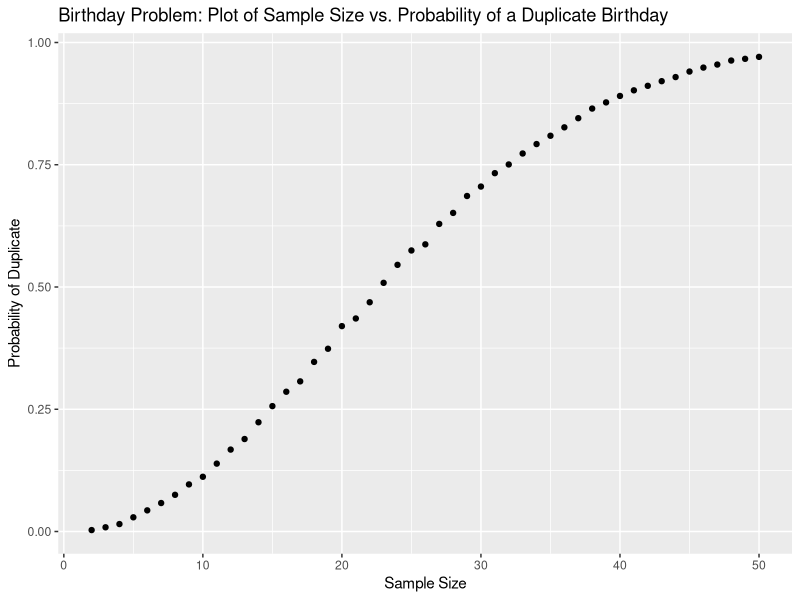

This chart was generated by the following R code: (Note: a time limit stopped this script after it produced the figure.)
## ---- chunk 1
knitr::opts_chunk$set(echo = TRUE)
library(tidyverse)
## ---- chunk 2

bday_sim = function(n) {
  bdays = sample(1:365, size = n, replace = TRUE)
  duplicate = length(unique(bdays)) < n
  return(duplicate)
}

## ---- chunk 3

sim_res =
  expand_grid(
    n = c(2:50),
    iter = 1:10000
  ) %>% 
  mutate(res = map_lgl(n, bday_sim)) %>%
  group_by(n) %>%
  summarize(prob = mean(res))

## ---- chunk 4

sim_res %>%
  ggplot(aes(x = n, y = prob)) + 
  geom_point() + 
  labs(
    title = "Birthday Problem: Plot of Sample Size vs. Probability of a Duplicate Birthday",
    x = "Sample Size",
    y = "Probability of Duplicate"
  )

## ---- chunk 5

t_test = function(mu, n = 30, sd = 5){
  test = t.test(rnorm(n, mu, sd)) |>
    broom::tidy() |>
    select(estimate, p.value)
  return(test)
}

## ---- chunk 6

sim_res = expand_grid(
  mu = c(0:6),
  iter = c(1:5000)
) %>%
  mutate(res = map(mu, t_test))


## ---- chunk 7

t.test(rnorm(30, 0, 5)) |>
  broom::tidy()
